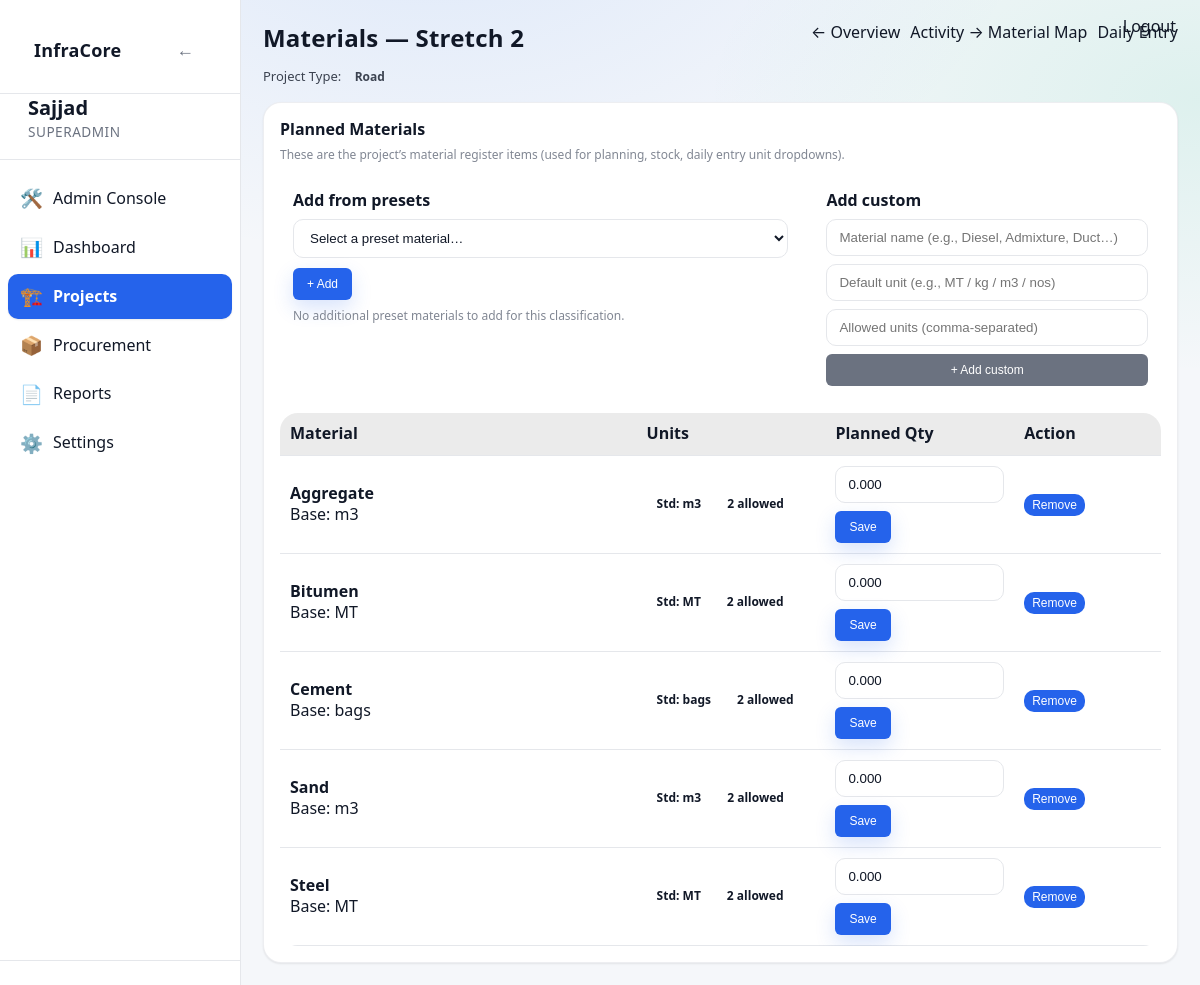
Screenshot of /projects/1/materials (signed in) with the database file from the repository.
### app/models/project.py (models this page shows)
class Project(Base):
    __tablename__ = "projects"
    id = Column(Integer, primary_key=True, index=True)
    name = Column(String(255), nullable=False)
    project_code = Column(String(100), nullable=True)
    client_authority = Column(String(255), nullable=True)
    contractor = Column(String(255), nullable=True)
    consultant_pmc = Column(String(255), nullable=True)
    is_active = Column(Boolean, default=True, nullable=False)
    status = Column(String(20), default="active", nullable=False)
    road_type = Column(String(100), nullable=False)
    lanes = Column(Integer, nullable=False)
    road_width = Column(Float, nullable=False)
    road_length_km = Column(Float, nullable=False)
    carriageway_width = Column(Float, nullable=True)
    shoulder_type = Column(String(100), nullable=True)
    median_type = Column(String(100), nullable=True)
    project_type = Column(String(50), nullable=False, server_default="")
    road_name = Column(String(255), nullable=True)
    lane_configuration = Column(String(10), nullable=True)
    road_pavement_type = Column(String(20), nullable=True)
    terrain_type = Column(String(20), nullable=True)
    concrete_pavement_type = Column(String(20), nullable=True)  # PQC/RCC
    slab_thickness_mm = Column(Integer, nullable=True)
    grade_of_concrete = Column(String(20), nullable=True)
    joint_spacing_m = Column(Float, nullable=True)
    dowel_diameter_mm = Column(Integer, nullable=True)
    tie_bar_diameter_mm = Column(Integer, nullable=True)
    road_construction_type = Column(String(100), nullable=True)
    road_category = Column(String(100), nullable=True)
    road_engineering_type = Column(String(150), nullable=True)
    road_preset_key = Column(String(200), nullable=True)
    road_extras_json = Column(Text, nullable=True)
    preset_activities_json = Column(Text, nullable=True)
    preset_materials_json = Column(Text, nullable=True)
    country = Column(String(100), nullable=False)
    state = Column(String(100), nullable=True)
    district = Column(String(100), nullable=True)
    city = Column(String(100), nullable=False)
    location_id = Column(Integer, ForeignKey("locations.id"), nullable=True)
    chainage_start = Column(String(50), nullable=True)
    chainage_end = Column(String(50), nullable=True)
    planned_start_date = Column(Date, nullable=False)
    planned_end_date = Column(Date, nullable=False)
    created_by = Column(Integer, nullable=False)
    created_at = Column(DateTime, default=datetime.utcnow, nullable=False)
    updated_at = Column(
        DateTime,
        default=datetime.utcnow,
        onupdate=datetime.utcnow,
        nullable=False,
    )
    completed_at = Column(DateTime, nullable=True)
    activities = relationship(
        "Activity",
        back_populates="project",
        cascade="all, delete-orphan"
    )
    project_activities = relationship(
        "ProjectActivity",
        back_populates="project",
        cascade="all, delete-orphan"
    )
    planned_materials = relationship(
        "PlannedMaterial",
        back_populates="project",
        cascade="all, delete-orphan"
    )
    material_usage_daily = relationship(
        "MaterialUsageDaily",
        back_populates="project",
        cascade="all, delete-orphan"
    )
    location = relationship("Location")

### app/models/material.py (models this page shows, shortened)
class Material(Base):
    __tablename__ = "materials"
    id = Column(Integer, primary_key=True, index=True)
    code = Column(String(30), nullable=True, index=True)
    name = Column(String(150), nullable=False, unique=True)
    unit = Column(String(50), nullable=False)          # m3, MT, bags
    category = Column(String(80), nullable=True)
    specification = Column(String(120), nullable=True)
    unit_cost = Column(Float, nullable=True)
    standard_unit = Column(String(50), nullable=True)
    allowed_units = Column(String(500), nullable=True)
    default_lead_time_days = Column(Integer, nullable=True)
    lead_time_days = Column(Integer, nullable=True, default=0)
    minimum_stock = Column(Float, nullable=False, default=0)
    is_active = Column(Boolean, nullable=False, default=True)
    created_at = Column(DateTime, default=datetime.utcnow, nullable=False)
    vendors = relationship(
        "MaterialVendor",
        back_populates="material",
        cascade="all, delete-orphan",
    )

### app/models/planned_material.py (models this page shows, shortened)
class PlannedMaterial(Base):
    __tablename__ = "planned_materials"
    id = Column(Integer, primary_key=True, index=True)
    project_id = Column(Integer, ForeignKey("projects.id"), nullable=False)
    material_id = Column(Integer, ForeignKey("materials.id"), nullable=False)
    stretch_id = Column(Integer, ForeignKey("road_stretches.id"), nullable=True, index=True)
    unit = Column(String(50), nullable=True)
    allowed_units = Column(String(500), nullable=True)
    planned_quantity = Column(Numeric(18, 5), nullable=False)
    project = relationship("Project", back_populates="planned_materials")
    material = relationship("Material")

### app/routes/projects.py (the view)
@router.get("/{project_id}/materials", response_class=HTMLResponse)
def project_materials_page(project_id: int, request: Request, db: Session = Depends(get_db)):
    user = request.session.get("user")
    if not user:
        flash(request, "Please login to continue", "warning")
        return RedirectResponse("/login", status_code=302)
    project, role = get_project_access(db, project_id, user)
    if not project:
        flash(request, "Project not found", "error")
        return RedirectResponse("/projects", status_code=302)
    planned_rows = (
        db.query(PlannedMaterial)
        .filter(
            PlannedMaterial.project_id == project_id,
            PlannedMaterial.stretch_id == None,  # noqa: E711
        )
        .all()
    )
    planned_materials: list[dict[str, object]] = []
    planned_name_keys: set[str] = set()
    for pm in planned_rows:
        mat = pm.material
        if not mat:
            continue
        planned_materials.append({
            "planned_material_id": int(pm.id),
            "material_id": int(mat.id),
            "name": mat.name,
            "unit": getattr(pm, "unit", None) or getattr(mat, "unit", "") or "",
            "standard_unit": getattr(mat, "standard_unit", None),
            "allowed_units": (pm.get_allowed_units() if hasattr(pm, "get_allowed_units") else (mat.get_allowed_units() if hasattr(mat, "get_allowed_units") else [])),
            "planned_quantity": float(pm.planned_quantity or 0),
        })
        planned_name_keys.add((mat.name or "").strip().lower())
    project_type = (project.project_type or "").strip() or "Building"
    preset_material_defs: list[dict[str, object]] = []
    try:
        if project_type.lower() == "road":
            preset_def = get_presets_for_engineering_type(project.road_engineering_type)
            for m in (preset_def.get("materials") or []):
                try:
                    name = str(getattr(m, "name", "") or "").strip()
                    if not name:
                        continue
                    unit = str(getattr(m, "default_unit", "unit") or "unit").strip() or "unit"
                    allowed = list(getattr(m, "allowed_units", []) or [])
                    allowed = [str(u or "").strip() for u in allowed if str(u or "").strip()]
                    if not allowed:
                        allowed = [unit]
                    if unit not in allowed:
                        allowed.insert(0, unit)
                    preset_material_defs.append({"name": name, "default_unit": unit, "allowed_units": allowed})
                except Exception:
                    continue
        else:
            preset = serialize_presets(get_presets_for_project_type(project_type))
            preset_material_defs = list(preset.get("materials") or [])
    except Exception:
        preset_material_defs = []
    suggested_material_defs = []
    for mdef in preset_material_defs:
        name = str(mdef.get("name") or "").strip()
        if not name:
            continue
        if name.strip().lower() in planned_name_keys:
            continue
        suggested_material_defs.append(mdef)
    can_edit = role in ["owner", "admin", "manager"]
    return templates.TemplateResponse(
        "project_materials.html",
        {
            "request": request,
            "user": user,
            "project": project,
            "role": role,
            "can_edit": can_edit,
            "planned_materials": planned_materials,
            "suggested_material_defs": suggested_material_defs,
        },
    )

### app/templates/project_materials.html (shortened to what this page needs)
{% extends "base.html" %}
{% block content %}
<div style="display:flex;justify-content:space-between;align-items:flex-start;gap:12px;flex-wrap:wrap;margin-bottom:16px">
  <div>
    <h1 class="page-title">Materials — {{ project.name }}</h1>
    <div style="opacity:0.8;font-size:13px">Project Type: <span class="badge">{{ project.project_type or '—' }}</span></div>
  </div>
  <div style="display:flex;gap:10px;flex-wrap:wrap">
    <a href="/projects/{{ project.id }}" class="btn">← Overview</a>
    <a href="/projects/{{ project.id }}/activity-materials" class="btn">Activity → Material Map</a>
    <a href="/execution/{{ project.id }}" class="btn">Daily Entry</a>
  </div>
</div>
<div class="card" style="padding:16px;max-width:1100px">
  <div style="display:flex;justify-content:space-between;align-items:center;gap:10px;flex-wrap:wrap">
    <div>
      <strong>Planned Materials</strong>
      <div class="help-text">These are the project’s material register items (used for planning, stock, daily entry unit dropdowns).</div>
    </div>
  </div>
  {% if can_edit %}
  <div style="margin-top:14px;display:grid;grid-template-columns:1.2fr 0.8fr;gap:12px">
    <div style="border:1px solid rgba(255,255,255,0.08);border-radius:12px;padding:12px;background:rgba(255,255,255,0.02)">
      <div style="font-weight:600;margin-bottom:8px">Add from presets</div>
      <form method="post" action="/projects/{{ project.id }}/materials/add" style="display:flex;gap:10px;flex-wrap:wrap;align-items:center">
        <select name="preset_material_name" style="min-width:340px;max-width:100%">
          <option value="">Select a preset material…</option>
        </select>
        <button class="btn-primary btn-sm" type="submit">+ Add</button>
      </form>
      {% if suggested_material_defs|length == 0 %}
        <div class="help-text" style="margin-top:8px">No additional preset materials to add for this classification.</div>
      {% endif %}
    </div>
    <div style="border:1px solid rgba(255,255,255,0.08);border-radius:12px;padding:12px;background:rgba(255,255,255,0.02)">
      <div style="font-weight:600;margin-bottom:8px">Add custom</div>
      <form method="post" action="/projects/{{ project.id }}/materials/add" style="display:flex;flex-direction:column;gap:8px">
        <input name="custom_name" type="text" placeholder="Material name (e.g., Diesel, Admixture, Duct…)" />
        <div style="display:flex;gap:8px;flex-wrap:wrap">
          <input name="custom_unit" type="text" placeholder="Default unit (e.g., MT / kg / m3 / nos)" style="flex:1;min-width:160px" />
          <input name="custom_allowed_units" type="text" placeholder="Allowed units (comma-separated)" style="flex:2;min-width:200px" />
        </div>
        <button class="btn-secondary btn-sm" type="submit">+ Add custom</button>
      </form>
    </div>
  </div>
  {% endif %}
  <div style="margin-top:14px">
    {% if planned_materials and planned_materials|length > 0 %}
      <table class="table" style="margin:0">
        <thead>
          <tr>
            <th style="width:34%">Material</th>
            <th style="width:18%">Units</th>
            <th style="width:18%">Planned Qty</th>
            <th style="width:14%">Action</th>
          </tr>
        </thead>
        <tbody>
          {% for pm in planned_materials %}
          <tr>
            <td>
              <strong>{{ pm.name }}</strong>
              <div class="meta">Base: {{ pm.unit or '—' }}</div>
            </td>
            <td>
              <div style="display:flex;gap:6px;flex-wrap:wrap">
                {% if pm.standard_unit %}<span class="badge">Std: {{ pm.standard_unit }}</span>{% endif %}
                {% if pm.allowed_units %}<span class="badge badge-info">{{ pm.allowed_units|length }} allowed</span>{% endif %}
              </div>
            </td>
            <td>
              {% if can_edit %}
              <form method="post" action="/projects/{{ project.id }}/materials/update" style="display:flex;gap:8px;align-items:center;flex-wrap:wrap">
                <input name="planned_quantity" type="number" step="0.001" min="0" value="{{ '%.3f'|format(pm.planned_quantity) }}" style="max-width:180px" />
                <button class="btn-primary btn-sm" type="submit">Save</button>
              </form>
              {% else %}
                {{ '%.3f'|format(pm.planned_quantity) }}
              {% endif %}
            </td>
            <td>
              {% if can_edit %}
              <form method="post" action="/projects/{{ project.id }}/materials/remove" onsubmit="return confirm('Remove this material from the project?')">
                <button class="btn-danger btn-sm" type="submit">Remove</button>
              </form>
              {% else %}
                —
              {% endif %}
            </td>
          </tr>
          {% endfor %}
        </tbody>
      </table>
    {% else %}
      <div style="padding:16px;opacity:0.75">No planned materials yet. Add from presets above.</div>
    {% endif %}
  </div>
</div>
{% endblock %}

### rows the page displays
Project: name "Stretch 2", project_type "Road"
Material: name "Aggregate", standard_unit "m3"
PlannedMaterial: unit "m3"
Material: name "Bitumen", standard_unit "MT"
PlannedMaterial: unit "MT"
Material: name "Cement", standard_unit "bags"
PlannedMaterial: unit "bags"
Material: name "Sand", standard_unit "m3"
PlannedMaterial: unit "m3"
Material: name "Steel", standard_unit "MT"
PlannedMaterial: unit "MT"

### other values shown
{{ user["username"] }} "Sajjad"
{{ pm.allowed_units|length }} "2" "2" "2" "2" "2"
